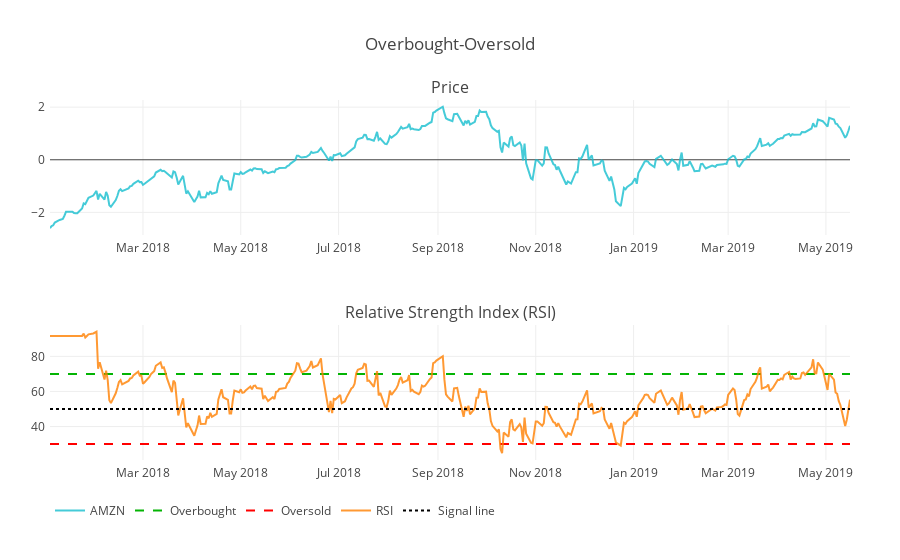

Write notebook code for a chart like this one.
### Code cell
# RSI
plot_rsi = plot_rsi_indicator(df_norm, symbol, output_type='nb')
iplot(plot_rsi)

### Figure 1 — Plotly figure (JSON) as saved in the notebook; plotly's stock layout.template omitted (floating-point values rounded to 4 significant figures; data arrays with more than 128 entries replaced by an {"elided": "..."} marker saying what was removed)
{"data": [{"line": {"color": "#17BECF"}, "name": "AMZN", "opacity": 0.8, "type": "scatter", "uid": "9dac4cde-8e6d-4ac6-9b7e-600d72faa9cb", "x": {"elided": "345 str values"}, "xaxis": "x", "y": {"elided": "345 float values"}, "yaxis": "y"}, {"line": {"color": "#04B404", "dash": "dash"}, "name": "Overbought", "type": "scatter", "uid": "8251598e-ce38-43b5-a9dc-97f36377df6e", "x": {"elided": "345 str values"}, "xaxis": "x2", "y": {"elided": "345 int values"}, "yaxis": "y2"}, {"line": {"color": "#FF0000", "dash": "dash"}, "name": "Oversold", "type": "scatter", "uid": "107af03b-c04d-4fd4-9a52-11723c8219e8", "x": {"elided": "345 str values"}, "xaxis": "x2", "y": {"elided": "345 int values"}, "yaxis": "y2"}, {"line": {"color": "#FF8000"}, "name": "RSI", "opacity": 0.8, "type": "scatter", "uid": "a0626e1d-4963-44a1-b1ec-3bdf00c2d3b5", "x": {"elided": "345 str values"}, "xaxis": "x2", "y": {"elided": "345 float values"}, "yaxis": "y2"}, {"line": {"color": "#000000", "dash": "dot"}, "name": "Signal line", "type": "scatter", "uid": "bbf96970-1e54-4469-9a25-57b79a3cb525", "x": {"elided": "345 str values"}, "xaxis": "x2", "y": {"elided": "345 int values"}, "yaxis": "y2"}], "layout": {"annotations": [{"font": {"size": 16}, "showarrow": false, "text": "Price", "x": 0.5, "xanchor": "center", "xref": "paper", "y": 1, "yanchor": "bottom", "yref": "paper"}, {"font": {"size": 16}, "showarrow": false, "text": "Relative Strength Index (RSI)", "x": 0.5, "xanchor": "center", "xref": "paper", "y": 0.375, "yanchor": "bottom", "yref": "paper"}], "autosize": true, "legend": {"orientation": "h"}, "margin": {"b": 100, "l": 50, "pad": 4, "r": 50, "t": 100}, "showlegend": true, "title": {"text": "Overbought-Oversold"}, "xaxis": {"anchor": "y", "autorange": true, "domain": [0, 1], "range": ["2018-01-02", "2019-05-16"], "type": "date"}, "xaxis2": {"anchor": "y2", "autorange": true, "domain": [0, 1], "range": ["2018-01-02", "2019-05-16"], "type": "date"}, "yaxis": {"anchor": "x", "autorange": true, "domain": [0.625, 1], "range": [-2.86, 2.272], "type": "linear"}, "yaxis2": {"anchor": "x2", "autorange": true, "domain": [0, 0.375], "range": [20.94, 97.86], "type": "linear"}}}
